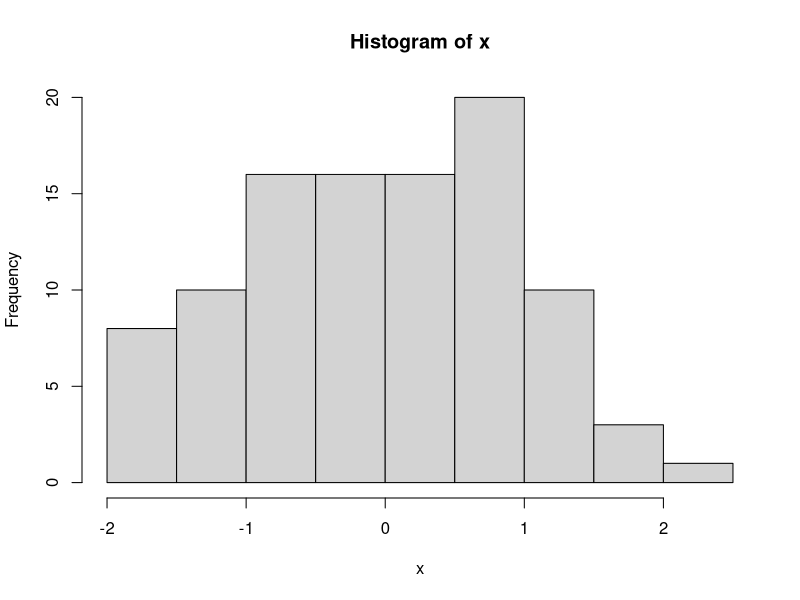

The R script that drew this image:
# random numbers are super super super useful
# and R has a bunch of very quick ways to get them

# gives you 100 random numbers from the normal distribution ("bell curve")
x <- rnorm(100)
hist(x)

### what if you wanted 1000 numbers? what about 10,000?

